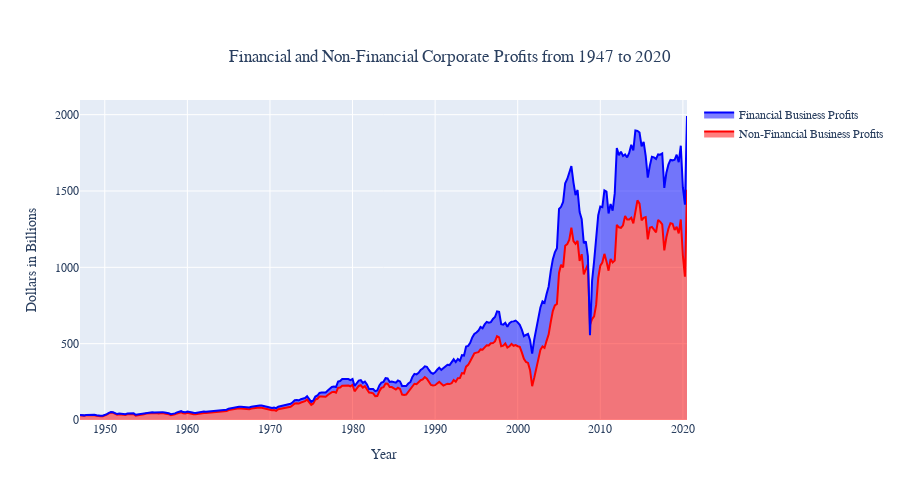

Notebook code cell kept with this figure:
### Code cell
fig = go.Figure()

fig.add_trace(go.Scatter(x = nfp_df['DATE'],
                         y = nfp_df['A464RC1Q027SBEA'],
                         name = 'Non-Financial Business Profits',
                         line=dict(color='red'),
                         stackgroup='one'))

fig.add_trace(go.Scatter(x = nfp_df['DATE'],
                         y = (tcp_df['A446RC1Q027SBEA']-nfp_df['A464RC1Q027SBEA']),
                         name = 'Financial Business Profits',
                         line=dict(color='blue'),
                         stackgroup='one'))

fig.update_yaxes(title_text="Dollars in Billions")
fig.update_xaxes(title_text="Year")

fig.update_layout(
    font_family="Times New Roman",
    title_font_family="Times New Roman",
    height=500, width=900,
    title={
        'text': "Financial and Non-Financial Corporate Profits from 1947 to 2020",
        'y':0.9,
        'x':0.5,
        'xanchor': 'center',
        'yanchor': 'top'}
)

fig.show()

### Figure 1 — Plotly figure (JSON) as saved in the notebook; plotly's stock layout.template omitted (floating-point values rounded to 4 significant figures; data arrays with more than 128 entries replaced by an {"elided": "..."} marker saying what was removed)
{"data": [{"line": {"color": "red"}, "name": "Non-Financial Business Profits", "stackgroup": "one", "type": "scatter", "x": {"elided": "295 str values"}, "y": {"elided": "295 float values"}}, {"line": {"color": "blue"}, "name": "Financial Business Profits", "stackgroup": "one", "type": "scatter", "x": {"elided": "295 str values"}, "y": {"elided": "295 float values"}}], "layout": {"font": {"family": "Times New Roman"}, "height": 500, "title": {"font": {"family": "Times New Roman"}, "text": "Financial and Non-Financial Corporate Profits from 1947 to 2020", "x": 0.5, "xanchor": "center", "y": 0.9, "yanchor": "top"}, "width": 900, "xaxis": {"title": {"text": "Year"}}, "yaxis": {"title": {"text": "Dollars in Billions"}}}}
